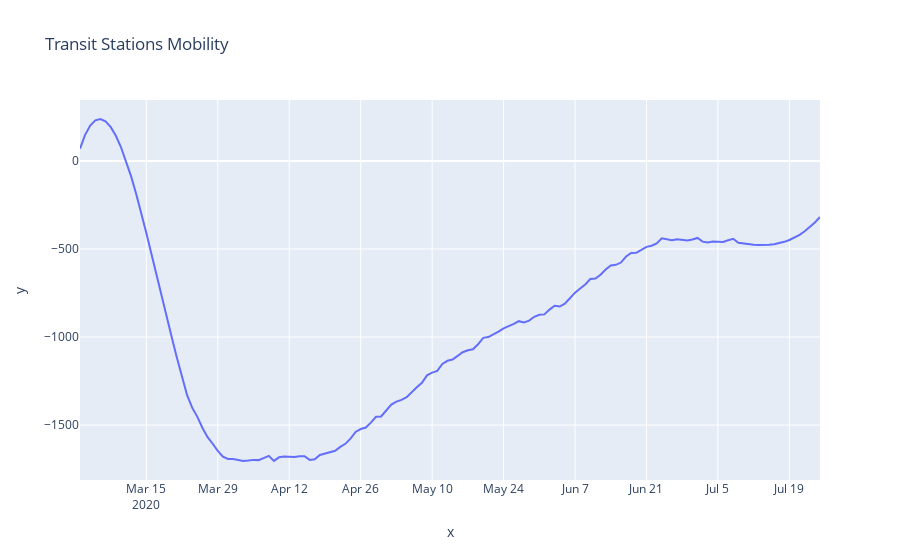

The notebook cell this image was saved under:
### Code cell
df_no_na = df[df['transit_stations'].notna()]
df_no_na = df_no_na.groupby('date')['transit_stations'].sum().to_frame().reset_index()

fig = px.line(x=df_no_na['date'],
              y=savgol_filter(df_no_na['transit_stations'],33,3),
              title='Transit Stations Mobility')
fig.show()

### Figure 1 — Plotly figure (JSON) as saved in the notebook; plotly's stock layout.template omitted (floating-point values rounded to 4 significant figures; data arrays with more than 128 entries replaced by an {"elided": "..."} marker saying what was removed)
{"data": [{"hoverlabel": {"namelength": 0}, "hovertemplate": "x=%{x}<br>y=%{y}", "legendgroup": "", "line": {"color": "#636efa", "dash": "solid"}, "mode": "lines", "name": "", "showlegend": false, "type": "scatter", "x": {"elided": "146 str values"}, "xaxis": "x", "y": {"elided": "146 float values"}, "yaxis": "y"}], "layout": {"legend": {"tracegroupgap": 0}, "title": {"text": "Transit Stations Mobility"}, "xaxis": {"anchor": "y", "domain": [0, 1], "title": {"text": "x"}}, "yaxis": {"anchor": "x", "domain": [0, 1], "title": {"text": "y"}}}}
